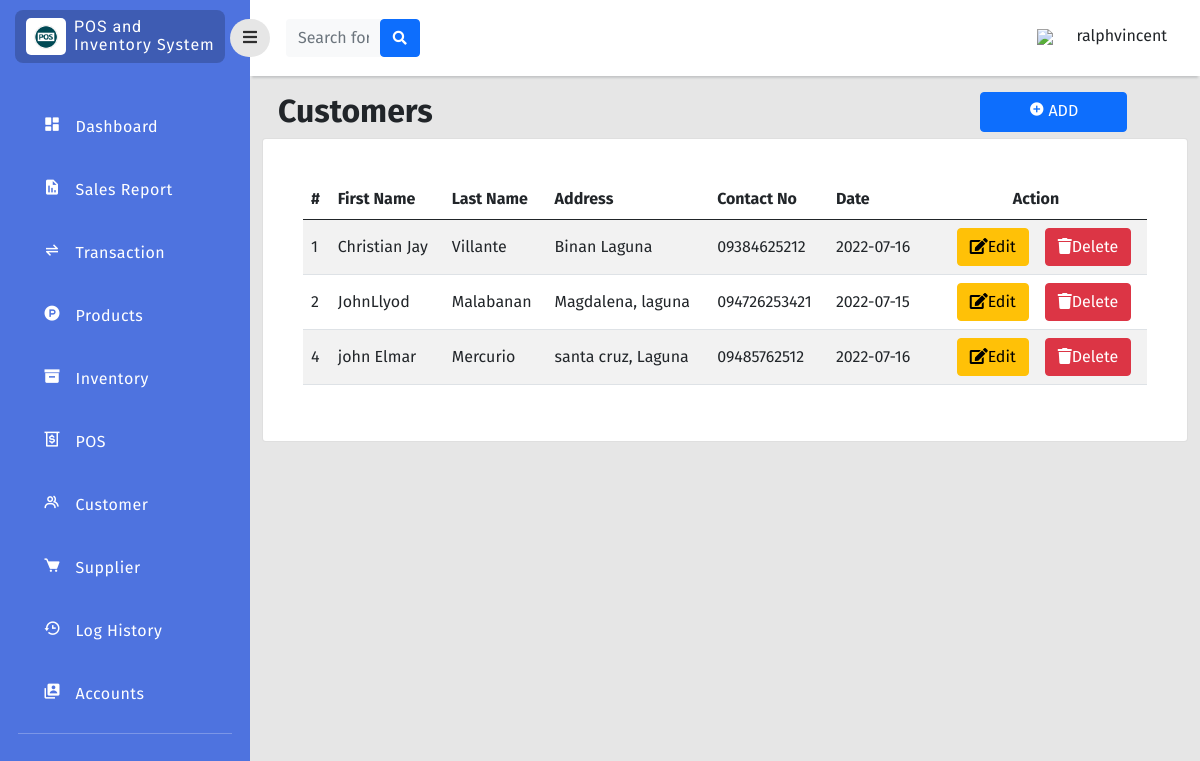
/php/customer.php (signed in), run on the app's committed database.
### tables this page shows
CREATE TABLE `customers` (
  `customer_id` int(11) NOT NULL,
  `first_name` varchar(255) NOT NULL,
  `last_name` varchar(255) NOT NULL,
  `address` varchar(255) NOT NULL,
  `contact_no` varchar(255) NOT NULL,
  `customer_status` enum('active','archieve') NOT NULL,
  `date_created` date NOT NULL
);

### php/customer.php (the view, shortened to what this page needs)
<?php
function createRandomPassword() {
    $chars = "003232303232023232023456789";
    $i = 0;
    $pass = '' ;
    while ($i <= 7) {
        $num = rand() % 33;
        $tmp = substr($chars, $num, 1);
        $pass = $pass . $tmp;
        $i++;
    }
    return $pass;
}
$finalcode='RS-'.createRandomPassword();
include 'connection.php';
?>
<!doctype html>
<html lang="en">
  <head>
    <link href="https://cdn.jsdelivr.net/npm/bootstrap@5.0.2/dist/css/bootstrap.min.css" rel="stylesheet"
>
    <link rel="stylesheet" type="text/css" href="../style/dash.css">
    <link
      href="https://cdnjs.cloudflare.com/ajax/libs/font-awesome/5.15.1/css/all.min.css"
      rel="stylesheet"
    />
    <link href='https://unpkg.com/boxicons@2.1.2/css/boxicons.min.css' rel='stylesheet'>
    </head>
    <body>
    <div class="page">
        <div class="sidebar">
            <div class="sidebar-header">
                <div class="sidebar-logo-container">
                    <div class="logo-container">
                        <img class="logo-sidebar" src="../image/logo.png" />
                    </div>
                    <div class="sys-name-container mt-2">
                        <p class="sys-name">
                            POS and <br>
                            <span class="brand-subname">
                            Inventory System
                            </span>
                        </p>
                    </div>
                </div>
            </div>
            <div class="sidebar-body">
                <ul class="navigation-list">
                    <li class="navigation-list-item">
                        <a class="navigation-link" href="dashboard.php">
                            <div class="row">
                                <div class="col-2">
                                    <i class='bx bxs-dashboard'></i>
                                </div>
                                <div class="col-9">
                                    Dashboard
                                </div>
                            </div>
                        </a>
                    </li>
                    <li class="navigation-list-item">
                        <a class="navigation-link" href="transaction_report.php?sales=0&trans=0">
                            <div class="row">
                                <div class="col-2">
                                    <i class='bx bxs-report'></i>
                                </div>
                                <div class="col-9">
                                    Sales Report
                                </div>
                            </div>
                        </a>
                    </li>
                    <li class="navigation-list-item">
                        <a class="navigation-link" href="transaction.php">
                            <div class="row">
                                <div class="col-2">
                                    <i class='bx bx-transfer-alt'></i>
                                </div>
                                <div class="col-9">
                                    Transaction
                                </div>
                            </div>
                        </a>
                    </li>
                    <li class="navigation-list-item">
                        <a class="navigation-link" href="product.php">
                            <div class="row">
                                <div class="col-2">
                                    <i class='bx bxl-product-hunt' ></i>
                                </div>
                                <div class="col-9">
                                    Products
                                </div>
                            </div>
                        </a>
                    </li>
                     <li class="navigation-list-item">
                        <a class="navigation-link" href="inventory.php">
                            <div class="row">
                                <div class="col-2">
                                    <i class='bx bxs-box'></i>
                                </div>
                                <div class="col-9">
                                    Inventory
                                </div>
                            </div>
                        </a>
                    </li>
                    <li class="navigation-list-item">
                        <a class="navigation-link" href="../cashier/dashboard.php?invoice=<?php echo $finalcode;  ?>">
                            <div class="row">
                                <div class="col-2">
                                    <i class='bx bx-money-withdraw'></i>
                                </div>
                                <div class="col-9">
                                    POS
                                </div>
                            </div>
                        </a>
                    </li>
                    <li class="navigation-list-item">
                        <a class="navigation-link" href="customer.php">
                            <div class="row">
                                <div class="col-2">
                                    <i class='bx bx-group'></i>
                                </div>
                                <div class="col-9">
                                    Customer
                                </div>
                            </div>
                        </a>
                    </li>
                    <li class="navigation-list-item">
                        <a class="navigation-link" href="supplier.php">
                            <div class="row">
                                <div class="col-2">
                                    <i class='bx bxs-cart' ></i>
                                </div>
                                <div class="col-9">
                                    Supplier
                                </div>
                            </div>
                        </a>
                    </li>
                    <li class="navigation-list-item">
                        <a class="navigation-link" href="loghistory.php">
                            <div class="row">
                                <div class="col-2">
                                    <i class='bx bx-history'></i>
                                </div>
                                <div class="col-9">
                                    Log History
                                </div>
                            </div>
                        </a>
                    </li>
                    <li class="navigation-list-item">
                        <a class="navigation-link" href="user_manager.php">
                            <div class="row">
                                <div class="col-2">
                                    <i class='bx bxs-user-account'></i>
                                </div>
                                <div class="col-9">
                                    Accounts
                                </div>
                            </div>
                        </a>
                    </li>
                    <hr style="color:rgb(255, 255, 255);margin-top:10px;">
                </ul>
            </div>
        </div>
        <div class="content">
            <div class="navigationBar justify-content-between">
                <button id="sidebarToggle" class="btn sidebarToggle">
                    <i class="fas fa-bars"></i>
                </button>
                <form class="d-none d-sm-inline-block form-inline mr-auto ml-md-3 my-2 my-md-0 mw-100 navbar-search ms-3"style="padding-right: 65%;">
                    <div class="input-group">
                        <input type="text" class="form-control bg-light border-0 small" placeholder="Search for..."aria-label="Search" aria-describedby="basic-addon2"id="SearchMo" onkeyup="myFunction()">
                        <div class="input-group-append">
                            <button class="btn btn-primary" type="button">
                                <i class="fas fa-search fa-sm"></i>
                            </button>
                        </div>
                    </div>
                </form>
                 <div>
                    <div class="dropdown pb-1 me-4">
                        <a href="#" class="d-flex align-items-center text-white text-decoration-none dropdown-toggle" id="dropdownUser1" data-bs-toggle="dropdown" aria-expanded="false">
                            <div class="col-2">
                                <img class="mr-3" src="../image/user_35px.png" />
                            </div>
                            <span class="d-none d-sm-inline mx-1 ms-3 text-dark"><?php echo $_SESSION["username"];  ?></span>
                        </a>
                    </div>
                </div>
            </div>
            <div class="col py-3 d-flex justify-content-center overflow-auto">
                <div class="container-fluid">
                    <div class="row">
                        <div class="col d-flex justify-content">
                            <br>
                            <div class="w-50">
                                <h2 class="text-dark text-start ps-3 fw-bold ">Customers</h2>
                            </div>
                            <div class="position-left w-50">
                                <button type="button" class="btn btn-primary px-5 pb-2" data-bs-toggle="modal" data-bs-target="#create" style="margin-left: 55%;"><b><i class='bx bxs-plus-circle'></i> </b> ADD</button>
                            </div>
                        </div>
                    </div>
                    <div class="row">
                        <div class="col ">
                            <div class="card">
                                <div class="card-body rounded-3 m-4 table-responsive-lg">
                                    <table class="table table-striped align-middle" id="CustomerTab">
                                        <thead>
                                            <tr>
                                                <th scope="col">#</th>
                                                <th scope="col">First Name</th>
                                                <th scope="col">Last Name</th>
                                                <th scope="col">Address</th>
                                                <th scope="col">Contact No</th>
                                                <th scope="col">Date</th>
                                                <th score="col"style="text-align: center;">Action</th>
                                            </tr>
                                        </thead>
                                        <tbody>
                                            <?php
                                            $query_run = mysqli_query($con,"SELECT * FROM customers WHERE customer_status='active'");
                                            while ($row=mysqli_fetch_assoc($query_run)) { ?>
                                            <tr>
                                                <td><?php echo $row['customer_id'];  ?></td>
                                                <td><?php echo $row['first_name'];  ?></td>
                                                <td><?php echo $row['last_name'];  ?></td>
                                                <td><?php echo $row['address'];  ?></td>
                                                <td><?php echo $row['contact_no'];  ?></td>
                                                <td><?php echo $row['date_created'];  ?></td>
                                                <td>
                                                    <div class="d-flex flex-row justify-content-center">
                                                        <button class="btn btn-warning editbtn mx-3" data-toggle="modal" type="button"><i class="fas fa-edit" data-toggle="tooltip" title="edit"></i>Edit</button>
                                                    <button class="btn btn-danger deletebtn" data-toggle="modal" type="button"><i class="fas fa-trash" data-toggle="tooltip" title="edit"></i>Delete</button>
                                                    </div>
                                                </td>
                                            </tr>
                                        <?php }  ?>
                                        </tbody>
                                    </table>
                                </div>
                            </div>
                        </div>
                    </div>
                </div>
            </div>
        </div>
    </div>
</body>
</html>

### style/dash.css (style rules this page uses)
* { font-family: 'Fira Sans', sans-serif; }
body { background-color: #e6e6e6; }
.page .sidebar { background: rgb(78, 115, 223); position: fixed; top: 0; left: 0; width: 250px; height: 100vh; overflow-y: auto; overflow-x: hidden; transition: all 0.3s ease; }
.page .content { margin-left: 250px; transition: all 0.3s ease; }
.navigationBar { background-color: white; height: 50px; display: flex; padding: 38px 0px; align-items: center; box-shadow: 0 4px 2px -2px #c5c6c7; }
.sidebarToggle { font-size: 16px; color: rgb(0, 0, 0, 0.8); margin-left: -20px; z-index: 999; border-radius: 50px; background-color: #e6e6e6; transition: all 0.3s ease; outline: none!important; box-shadow: none!important; }
.sidebar-header { padding: 10px 25px 10px 15px; }
.sidebar-logo-container { background-color: rgb(0, 0, 0, 0.2); border-radius: 8px; padding-left: 3px; display: flex; }
.logo-container { max-width: 40px; background-color: #fff; border-radius: 5px; margin: 8px; padding: 6px 8px; }
.logo-sidebar { width: 100%; height: auto; }
.sys-name { color: white; margin: 0px; line-height: 1.1rem; font-size: 16px; letter-spacing: 1px; font-family: 'Roboto', sans-serif; }
.navigation-list { list-style-type:none; padding: 0px 18px; margin-top: 30px; }
.navigation-list-item { padding: 12px 18px 12px 25px; margin: 15px 0px; border-radius: 8px; }
.navigation-link { color: #fff; letter-spacing: 0.5px; font-weight: 400; text-decoration: none; font-size: 16px; font-family: 'Roboto', sans-serif; }
.navigation-link i { font-size: 18px; color: #fff; }

### data on the page
customers: customer_id "1", first_name "Christian Jay", last_name "Villante", address "Binan Laguna", contact_no "09384625212", date_created "2022-07-16"
customers: customer_id "2", first_name "JohnLlyod", last_name "Malabanan", address "Magdalena, laguna", contact_no "094726253421", date_created "2022-07-15"
customers: customer_id "4", first_name "john Elmar", last_name "Mercurio", address "santa cruz, Laguna", contact_no "09485762512", date_created "2022-07-16"

### other printed values
$_SESSION["username"] "ralphvincent"
